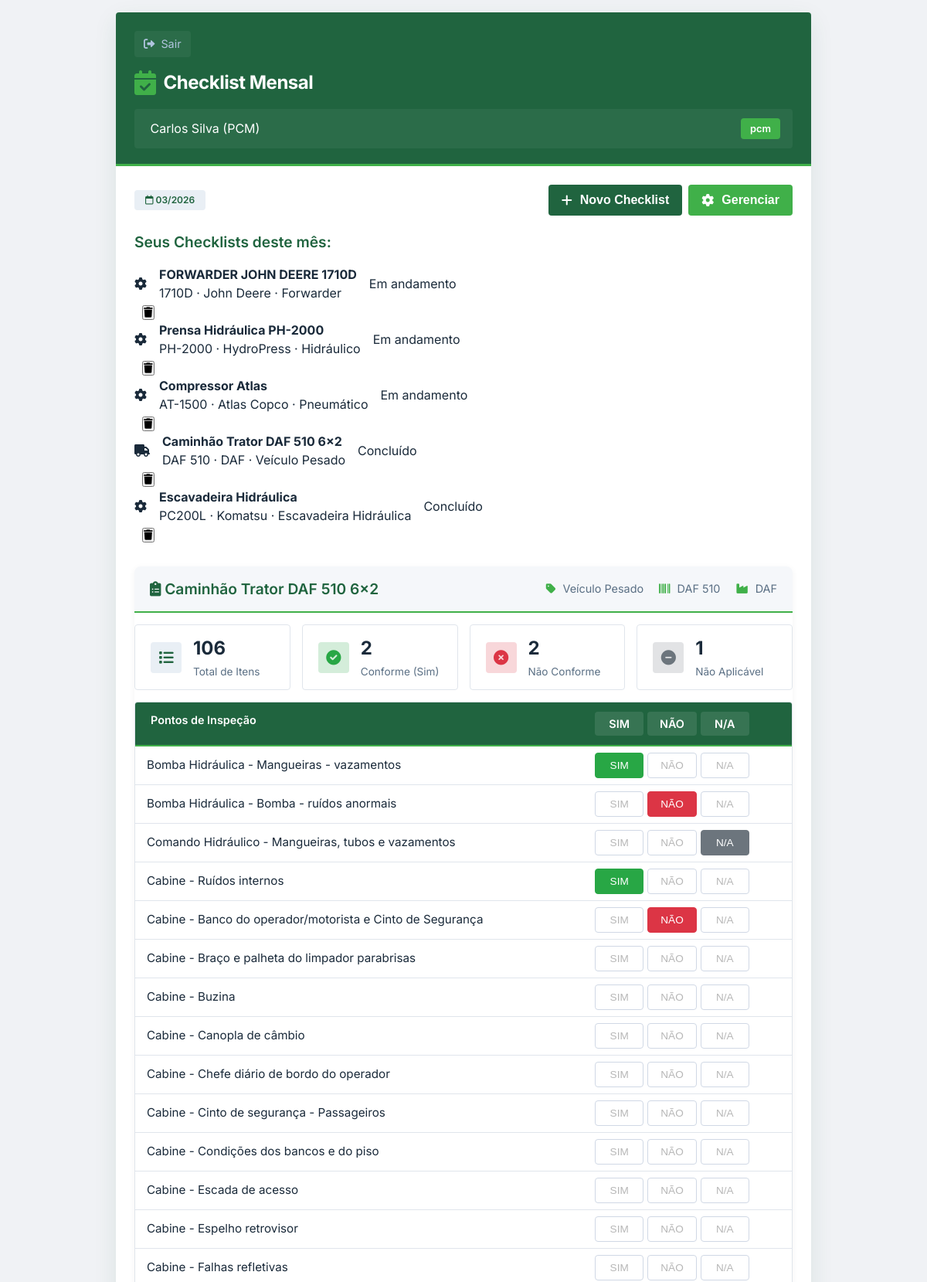
The app's page /modulo/checklist?checklist_id=4 (signed in, upper part) with its own data.
### app.py (models this page shows, shortened)
class Usuario(db.Model):
    __tablename__ = 'usuarios'
    id = db.Column(db.Integer, primary_key=True)
    nome = db.Column(db.String(100), nullable=False)
    login = db.Column(db.String(50), unique=True, nullable=False)
    senha = db.Column(db.String(100), nullable=False)
    perfil = db.Column(db.String(20), nullable=False)  # 'manutentor', 'pcm', 'operador'
    modulo_acesso = db.Column(db.String(50))  # 'leitura', 'checklist', 'corretivas', 'todos'
    checklists = db.relationship('Checklist', back_populates='operador', cascade='all, delete-orphan')
    chamados = db.relationship('ChamadoCorretivo', back_populates='manutentor', cascade='all, delete-orphan')

class Checklist(db.Model):
    __tablename__ = 'checklists'
    id = db.Column(db.Integer, primary_key=True)
    equipamento_id = db.Column(db.Integer, db.ForeignKey('equipamentos.id'))
    mes_ano = db.Column(db.String(7))  # MM/YYYY
    operador_id = db.Column(db.Integer, db.ForeignKey('usuarios.id'))
    status = db.Column(db.String(20), default='pendente')  # 'pendente', 'concluido'
    observacoes = db.Column(db.Text)
    data_execucao = db.Column(db.DateTime)
    equipamento = db.relationship('Equipamento', back_populates='checklists')
    operador = db.relationship('Usuario', back_populates='checklists')
    itens = db.relationship('ItemChecklist', back_populates='checklist', cascade='all, delete-orphan')

class Equipamento(db.Model):
    __tablename__ = 'equipamentos'
    id = db.Column(db.Integer, primary_key=True)
    nome = db.Column(db.String(100), nullable=False)
    modelo = db.Column(db.String(50))
    fabricante = db.Column(db.String(100))
    tipo = db.Column(db.String(50))
    manual_pdf = db.Column(db.String(200))
    data_cadastro = db.Column(db.DateTime, default=datetime.utcnow)
    itens_padrao = db.relationship('ItemPadraoChecklist', back_populates='equipamento', cascade='all, delete-orphan')
    checklists = db.relationship('Checklist', back_populates='equipamento', cascade='all, delete-orphan')
    chamados = db.relationship('ChamadoCorretivo', back_populates='equipamento', cascade='all, delete-orphan')

class ItemChecklist(db.Model):
    __tablename__ = 'itens_checklist'
    id = db.Column(db.Integer, primary_key=True)
    checklist_id = db.Column(db.Integer, db.ForeignKey('checklists.id'))
    descricao = db.Column(db.String(200), nullable=False)
    status = db.Column(db.String(20), default='pendente')  # 'sim', 'nao', 'na', 'pendente'
    observacao = db.Column(db.String(500))  # Campo para observações do item
    checklist = db.relationship('Checklist', back_populates='itens')

### app.py (the view)
@app.route('/modulo/checklist')
@login_required
@modulo_required('checklist')
def modulo_checklist():
    usuario = Usuario.query.get(session['usuario_id'])
    data_atual = datetime.now()
    mes_ano = data_atual.strftime('%m/%Y')
    novo = request.args.get('new', type=int)
    checklists = Checklist.query.filter_by(
        operador_id=usuario.id,
        mes_ano=mes_ano
    ).all()
    checklist_id = request.args.get('checklist_id', type=int)
    if novo or not checklists:
        checklist = None
    elif checklist_id:
        checklist = Checklist.query.get(checklist_id)
    else:
        checklist = checklists[0] if checklists else None
    equipamentos = Equipamento.query.all()
    return render_template('modulo_checklist.html',
                         usuario=usuario,
                         checklist=checklist,
                         checklists=checklists,  # Passa a lista completa
                         equipamentos=equipamentos,
                         mes_ano=mes_ano)

### app.py (called while the page is built)
def login_required(f):
    @wraps(f)
    def decorated_function(*args, **kwargs):
        if 'usuario_id' not in session:
            return redirect(url_for('index'))
        return f(*args, **kwargs)
    return decorated_function

def modulo_required(modulo):
    def decorator(f):
        @wraps(f)
        def decorated_function(*args, **kwargs):
            if 'usuario_id' not in session:
                return redirect(url_for('index'))
            usuario = Usuario.query.get(session['usuario_id'])
            if usuario.modulo_acesso != 'todos' and usuario.modulo_acesso != modulo:
                return redirect(url_for('index'))
            return f(*args, **kwargs)
        return decorated_function
    return decorator

### templates/modulo_checklist.html (shortened to what this page needs)
<!DOCTYPE html>
<html lang="pt-BR">
<head>
    <link rel="stylesheet" href="https://cdnjs.cloudflare.com/ajax/libs/font-awesome/6.0.0-beta3/css/all.min.css">
    <link rel="stylesheet" href="{{ url_for('static', filename='css/modulo_checklist.css') }}">
</head>
<body>
<div class="app-container">
    <div class="screen">
        <div class="header-aguia">
            <div class="back-button" onclick="window.location.href='/'">
                <i class="fas fa-sign-out-alt"></i> Sair
            </div>
            <div class="header-logo">
                <i class="fas fa-calendar-check"></i> Checklist Mensal
            </div>
            <div class="user-info">
                <span> {{ usuario.nome }} ({{ usuario.perfil|upper }})</span>
                <span class="badge">{{ usuario.perfil }}</span>
            </div>
        </div>
        <div class="content-padded">
            <div style="display:flex; justify-content: space-between; align-items: center; margin-bottom: 20px;">
                <span class="status-tag"><i class="far fa-calendar"></i> {{ mes_ano }}</span>
                <div style="display: flex; gap: 8px;">
                    <button class="btn" style="width: auto; padding: 10px 16px;" onclick="window.location.href='/modulo/checklist?new=1'">
                        <i class="fas fa-plus"></i> Novo Checklist
                    </button>
                    {% if usuario.perfil == 'pcm' %}
                    <button class="btn" style="width: auto; padding: 10px 16px; background: #40b049;" onclick="abrirModalGerenciarEquipamentos()">
                        <i class="fas fa-cog"></i> Gerenciar
                    </button>
                    {% endif %}
                </div>
            </div>
            {% if checklists and checklists|length > 0 and not request.args.get('new') %}
                <h3>Seus Checklists deste mês:</h3>
                <div style="margin-bottom: 20px;">
                    {% for chk in checklists %}
                    <div class="equipamento-card" style="cursor: pointer; position: relative;">
                        <div onclick="window.location.href='/modulo/checklist?checklist_id={{ chk.id }}'" style="display: flex; align-items: center; gap: 16px; flex: 1;">
                            <div class="equipamento-icon">
                                {% if 'daf' in chk.equipamento.nome|lower %}
                                <i class="fas fa-truck"></i>
                                {% else %}
                                <i class="fas fa-cog"></i>
                                {% endif %}
                            </div>
                            <div class="equipamento-info">
                                <h4>{{ chk.equipamento.nome }}</h4>
                                <p>{{ chk.equipamento.modelo }} · {{ chk.equipamento.fabricante }} · {{ chk.equipamento.tipo }}</p>
                            </div>
                            <div class="status-badge {% if chk.status == 'pendente' %}status-pendente{% else %}status-concluido{% endif %}">
                                {% if chk.status == 'pendente' %}Em andamento{% else %}Concluído{% endif %}
                            </div>
                        </div>
                        {% if usuario.perfil == 'pcm' %}
                        <div class="equipamento-actions" style="margin-left: 10px;">
                            <button class="action-btn delete" onclick="event.stopPropagation(); confirmarExcluirChecklist({{ chk.id }}, '{{ chk.equipamento.nome }}')" title="Excluir checklist">
                                <i class="fas fa-trash"></i>
                            </button>
                        </div>
                        {% endif %}
                    </div>
                    {% endfor %}
                </div>
            {% endif %}
            {% if checklist %}
                <div class="checklist-container" style="margin-top: 30px;">
                    <div class="checklist-header">
                        <h3><i class="fas fa-clipboard-list"></i> {{ checklist.equipamento.nome }}</h3>
                        <div class="checklist-info">
                            <span><i class="fas fa-tag"></i> {{ checklist.equipamento.tipo }}</span>
                            <span><i class="fas fa-barcode"></i> {{ checklist.equipamento.modelo }}</span>
                            <span><i class="fas fa-industry"></i> {{ checklist.equipamento.fabricante }}</span>
                        </div>
                    </div>
                    <div class="checklist-stats">
                        <div class="stat-card">
                            <div class="stat-icon total">
                                <i class="fas fa-list"></i>
                            </div>
                            <div class="stat-info">
                                <h4>{{ checklist.itens|length }}</h4>
                                <p>Total de Itens</p>
                            </div>
                        </div>
                        <div class="stat-card">
                            <div class="stat-icon sim">
                                <i class="fas fa-check-circle"></i>
                            </div>
                            <div class="stat-info">
                                <h4 id="totalSim">0</h4>
                                <p>Conforme (Sim)</p>
                            </div>
                        </div>
                        <div class="stat-card">
                            <div class="stat-icon nao">
                                <i class="fas fa-times-circle"></i>
                            </div>
                            <div class="stat-info">
                                <h4 id="totalNao">0</h4>
                                <p>Não Conforme</p>
                            </div>
                        </div>
                        <div class="stat-card">
                            <div class="stat-icon na">
                                <i class="fas fa-minus-circle"></i>
                            </div>
                            <div class="stat-info">
                                <h4 id="totalNA">0</h4>
                                <p>Não Aplicável</p>
                            </div>
                        </div>
                    </div>
                    <div class="checklist-grid">
                        <div class="checklist-header-row">
                            <div class="checklist-header-item">Pontos de Inspeção</div>
                            <div class="checklist-header-status">
                                <span>SIM</span>
                                <span>NÃO</span>
                                <span>N/A</span>
                            </div>
                            <div class="checklist-header-item"></div>
                        </div>
                        <div id="checklist-items-container">
                            {% for item in checklist.itens %}
                            <div class="checklist-row" data-item-id="{{ item.id }}">
                                <div class="checklist-descricao">
                                    {{ item.descricao }}
                                </div>
                                <div class="checklist-status-group">
                                    <button class="status-option sim {% if item.status == 'sim' %}active{% endif %}"
                                            onclick="atualizarStatusItem({{ checklist.id }}, {{ item.id }}, 'sim')"
                                            {% if checklist.status == 'concluido' %}disabled{% endif %}>
                                        SIM
                                    </button>
                                    <button class="status-option nao {% if item.status == 'nao' %}active{% endif %}"
                                            onclick="atualizarStatusItem({{ checklist.id }}, {{ item.id }}, 'nao')"
                                            {% if checklist.status == 'concluido' %}disabled{% endif %}>
                                        NÃO
                                    </button>
                                    <button class="status-option na {% if item.status == 'na' %}active{% endif %}"
                                            onclick="atualizarStatusItem({{ checklist.id }}, {{ item.id }}, 'na')"
                                            {% if checklist.status == 'concluido' %}disabled{% endif %}>
                                        N/A
                                    </button>
                                </div>
                            </div>
                            {% endfor %}
                        </div>
                    </div>
                </div>
            {% endif %}
        </div>
    </div>
</div>
</body>
</html>

### records on screen
Usuario: nome "Carlos Silva", perfil "PCM", perfil "pcm"
Checklist: equipamento.nome "FORWARDER JOHN DEERE 1710D", equipamento.modelo "1710D", equipamento.fabricante "John Deere", equipamento.tipo "Forwarder", status "Em andamento"
Checklist: equipamento.nome "Prensa Hidráulica PH-2000", equipamento.modelo "PH-2000", equipamento.fabricante "HydroPress", equipamento.tipo "Hidráulico", status "Em andamento"
Checklist: equipamento.nome "Compressor Atlas", equipamento.modelo "AT-1500", equipamento.fabricante "Atlas Copco", equipamento.tipo "Pneumático", status "Em andamento"
Checklist: equipamento.nome "Caminhão Trator DAF 510 6x2", equipamento.modelo "DAF 510", equipamento.fabricante "DAF", equipamento.tipo "Veículo Pesado", status "Concluído"
Checklist: equipamento.nome "Escavadeira Hidráulica", equipamento.modelo "PC200L", equipamento.fabricante "Komatsu", equipamento.tipo "Escavadeira Hidráulica", status "Concluído"
Equipamento: equipamento.nome "Caminhão Trator DAF 510 6x2", equipamento.tipo "Veículo Pesado", equipamento.modelo "DAF 510", equipamento.fabricante "DAF"
ItemChecklist: descricao "Bomba Hidráulica - Mangueiras - vazamentos"
ItemChecklist: descricao "Bomba Hidráulica - Bomba - ruídos anormais"
ItemChecklist: descricao "Comando Hidráulico - Mangueiras, tubos e vazamentos"
ItemChecklist: descricao "Cabine - Ruídos internos"
ItemChecklist: descricao "Cabine - Banco do operador/motorista e Cinto de Segurança"
ItemChecklist: descricao "Cabine - Braço e palheta do limpador parabrisas"
ItemChecklist: descricao "Cabine - Buzina"
ItemChecklist: descricao "Cabine - Canopla de câmbio"
ItemChecklist: descricao "Cabine - Chefe diário de bordo do operador"
ItemChecklist: descricao "Cabine - Cinto de segurança - Passageiros"
ItemChecklist: descricao "Cabine - Condições dos bancos e do piso"
ItemChecklist: descricao "Cabine - Escada de acesso"
ItemChecklist: descricao "Cabine - Espelho retrovisor"
ItemChecklist: descricao "Cabine - Falhas refletivas"

### other values on screen
{{ checklist.itens|length }} "106"
